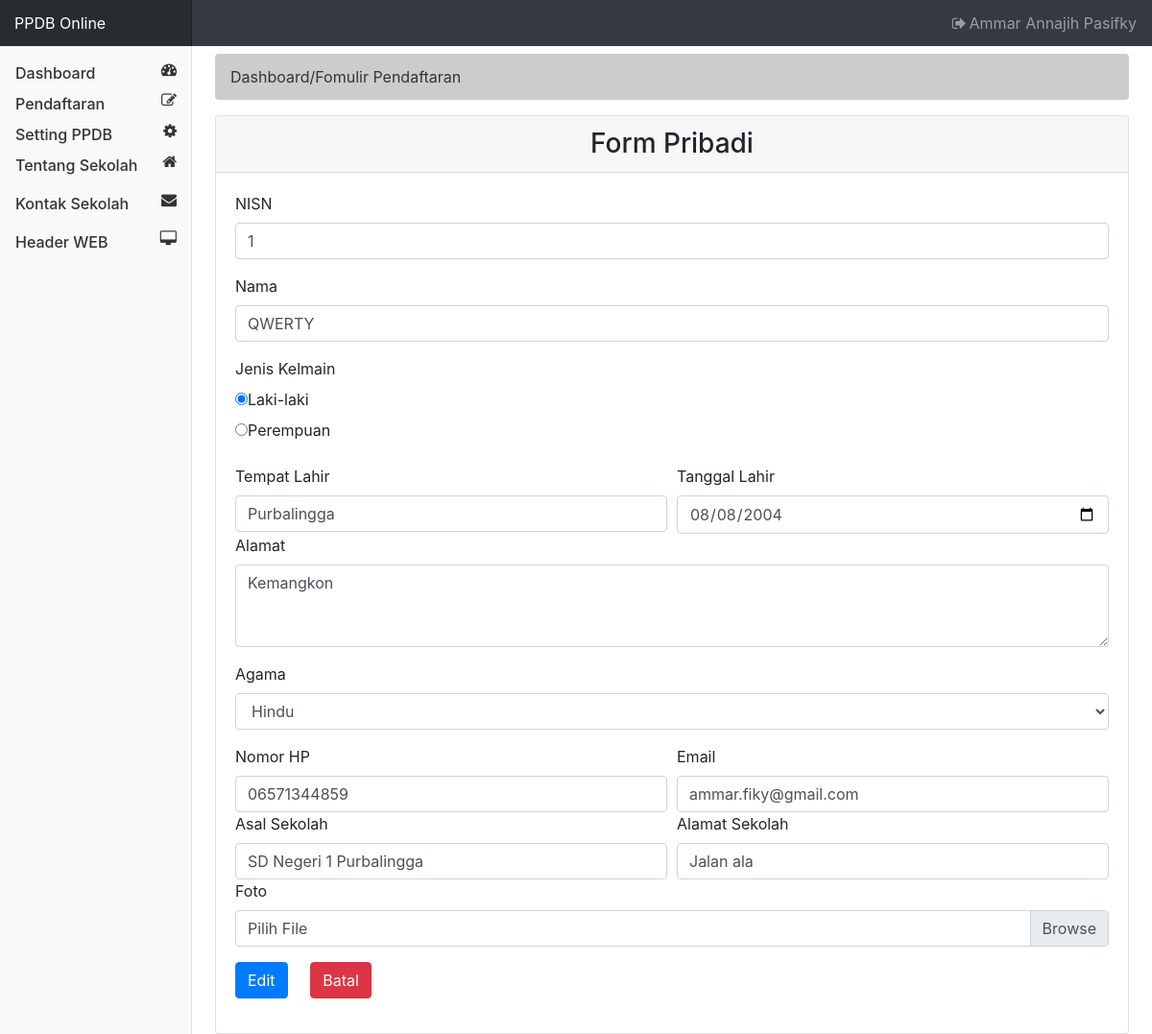
/views/admin/?page=form-pendaftar&action=edit&nisn=1 (signed in), run on the app's committed database.
### tables this page shows
CREATE TABLE `pendaftar` (
  `nisn` int(10) NOT NULL,
  `nama` varchar(40) NOT NULL,
  `jk` enum('L','P') NOT NULL,
  `tmp_lahir` varchar(20) NOT NULL,
  `tgl_lahir` date NOT NULL,
  `alamat` varchar(90) NOT NULL,
  `id_agama` int(2) NOT NULL,
  `hp` varchar(13) NOT NULL,
  `email` varchar(40) NOT NULL,
  `asal_sek` varchar(30) NOT NULL,
  `almt_sek` varchar(90) NOT NULL
);

### inc/Database.php (called while the page is built, shortened)
<?php
class Database {
	protected $conn;
	public function __construct($username = "root", $password = "", $host = "localhost", $dbname = "ppdb") {
		try {
			$this->conn = new PDO("mysql:host={$host};dbname={$dbname};charset=utf8", $username, $password);
			$this->conn->setAttribute(PDO::ATTR_ERRMODE, PDO::ERRMODE_EXCEPTION);
			$this->conn->setAttribute(PDO::ATTR_DEFAULT_FETCH_MODE, PDO::FETCH_ASSOC);
		} catch (PDOException $e) {
			throw new Exception($e->getMessage());
		}
	}
	public function select($query, $params = []) {
		try {
			$stmt = $this->conn->prepare($query);
			$stmt->execute($params);
			return $stmt->fetch();
		} catch (PDOException $e) {
			throw new Exception($e->getMessage());
		}
	}
	public function selectall($query, $params = []) {
		try {
			$stmt = $this->conn->prepare($query);
			$stmt->execute($params);
			return $stmt->fetchAll();
		} catch (PDOException $e) {
			throw new Exception($e->getMessage());
		}
	}
}
?>

### views/admin/pendaftar/form.php (the view, shortened to what this page needs)
<?php
if (isset($_GET['action'])) {
	$aksi = $_GET['action'];
} else {
	$aksi = "";
}
if (isset($_GET['nisn'])) {
	$nisn = $_GET['nisn'];
} else {
	$nisn = "";
}
if ($aksi) {
	if ($aksi == "edit" && !empty($nisn)) {
		$row = $db->select("select * from pendaftar where nisn=?", [$nisn]);
		$btn = "Edit";
		$nisn = $row['nisn'];
		$nama = $row['nama'];
		$jk = $row['jk'];
		$tempat = $row['tmp_lahir'];
		$tgl = $row['tgl_lahir'];
		$alamat = $row['alamat'];
		$idAgama = $row['id_agama'];
		$hp = $row['hp'];
		$email = $row['email'];
		$asal = $row['asal_sek'];
		$almt_sek = $row['almt_sek'];
	} else if ($aksi == "delete" && !empty($nisn)) {
		$result = $db->cud("delete from pendaftar where nisn=?", [$nisn]);
		header('location:./?page=pendaftar');
		$db->Close();
	}
}
?>
  <section id="breadcrumb">
    <ol class="breadcrumb">
      <li class="active">Dashboard/Fomulir Pendaftaran</li>
    </ol>
  </section>
<div class="card">
  <h3 class="card-header text-center">Form Pribadi</h3>
  <div class="card-body">
    <form class="" action="#" method="post" enctype="multipart/form-data">
      <div class="form-group">
        <label for="nisn">NISN</label>
        <input id="nisn" type="text" name="nisn" required="true" class="form-control" placeholder="NISN" value="<?php echo $nisn ?>">
      </div>
      <div class="form-group">
        <label for="nama">Nama</label> </br>
        <input type="text" name="nama" required="true" id="nama" class="form-control" placeholder="Masukan Nama Lengkap" value="<?php echo $nama ?>" >
      </div>
      <div class="form-group">
        <label>Jenis Kelmain </label>
        <div class="radio">
          <label>
            <input type="radio" name="jk" id="l" value="L" <?php echo $jk == "L" ? "checked" : " " ?>>Laki-laki
          </label>
        </div>
        <div class="radio">
          <label>
            <input type="radio" name="jk" id="p" value="P" <?php echo $jk == "P" ? "checked" : " " ?>>Perempuan
          </label>
        </div>
      </div>
      <div class="form-row">
        <div class="col">
          <label for="">Tempat Lahir</label>
          <input type="text" name="tmp_lahir" required="true" class="form-control" placeholder="Tempat Lahir" value="<?php echo $tempat ?>">
        </div>
        <div class="col">
          <label for="">Tanggal Lahir</label>
          <input type="date" name="tgl_lahir" required="true" class="form-control" value="<?php echo $tgl ?>">
        </div>
      </div>
      <div class="form-group">
        <label for="">Alamat</label>
        <textarea name="alamat" rows="3" rerquired="true" class="form-control" ><?php echo $alamat ?></textarea>
      </div>
      <div class="form-group">
        <label for="">Agama</label>
        <select class="form-control" name="agama">
<?php
$a = $db->selectall("SELECT * from agama");
foreach ($a as $row) {
	if ($row[id] == $idAgama) {
		$select = "selected";
	} else {
		$select = "";
	}
	echo "<option value='$row[id]' $select >$row[nama]</option>";
}
?>
      </select>
    </div>
    <div class="form-row">
      <div class="col">
        <label for="">Nomor HP</label>
        <input type="number" name="hp" required class="form-control" value="<?php echo $hp; ?>" >
      </div>
      <div class="col">
        <label for="">Email</label>
        <input type="email" name="email" class="form-control" value="<?php echo $email ?> " required>
      </div>
    </div>
    <div class="form-row">
      <div class="col">
        <label for="">Asal Sekolah</label>
        <input type="text" name="asal" class="form-control" value="<?php echo $asal ?> " >
      </div>
      <div class="col">
        <label for="">Alamat Sekolah</label>
        <input type="text" name="alm_sek" class="form-control" value="<?php echo $almt_sek; ?> ">
      </div>
    </div>
    <div class="form-group">
      <label for="">Foto</label>
      <div class="custom-file">
        <label for="" class="custom-file-label">Pilih File</label>
      </div>
    </div>
    <div class="form-group row">
      <div class="col-md-1">
        <button type="submit" name="kirim" class="btn btn-primary"><?php echo "$btn" ?></button>
      </div>
      <div class="col-md-2">
<?php if ($aksi == "edit"): ?>
<a href="./?page=pendaftar"><button type="button" name="kembali" class="btn btn-danger">Batal</button></a>
<?php endif?>
</div>
    </div>
  </div>
</div>
</div>

### views/admin/index.php (shortened to what this page needs)
<?php
include_once "../../inc/Database.php";
$db = new Database();
$uid = $_SESSION['uid'];
$siki = $db->select('SELECT * FROM admin where id=?', [$uid]);
$nama = $siki['nama'];
?>
<!DOCTYPE html>
<html>
  <head>
    <link rel="stylesheet" href="../../asset/css/bootstrap.min.css">
    <link rel="stylesheet" href="../../asset/css/style.css">
    <link href="../../asset/font-awesome/css/font-awesome.min.css" rel="stylesheet" type="text/css">
  </head>
  <body>
    <header>
      <nav class="navbar navbar-dark fixed-top bg-dark flex-md-nowrap p-0">
        <a class="navbar-brand col-sm-3 col-md-2 mr-0" href="#">PPDB Online</a>
        <ul class="navbar-nav px-3">
          <li class="nav-item text-nowrap">
            <a class="nav-link" href="../../logout.php"><i class="fa fa-sign-out fa-fw"></i><?php echo $nama ?></a>
          </li>
        </ul>
      </nav>
    </header>
    <div class="container-fluid">
        <div class="row">
          <nav class="col-md-2 d-none d-md-block bg-light sidebar">
            <div class="sidebar-sticky">
              <ul class="nav flex-column">
                <li class="nav-item">
                  <a class="nav-link" href="./?page=dashboard">
                    <i class="fa fa-tachometer float-right
                    "></i><span class="float-left">Dashboard </span>
                  </a>
                </li>
                <li class="nav-item">
                  <a class="nav-link" href="./?page=pendaftar">
                    <i class="fa fa-pencil-square-o float-right
                    "></i><span class="float-left">Pendaftaran</span>
                  </a>
                </li>
                <li class="nav-item">
                  <a class="nav-link" href="./?page=setting">
                    <i class="fa fa-cog float-right
                    "></i><span class="float-left">Setting PPDB</span>
                  </a>
                </li>
                 <li class="nav-item">
                  <a class="nav-link" href="./?page=tentang">
                    <i class="fa fa-home float-right
                    "></i><span class="text-left">Tentang Sekolah</span>
                  </a>
                </li>
                 <li class="nav-item">
                  <a class="nav-link" href="./?page=kontak">
                    <i class="fa fa-envelope float-right
                    "></i><span class="text-left">Kontak Sekolah</span>
                  </a>
                </li>
                <li class="nav-item">
                  <a class="nav-link" href="./?page=header">
                    <i class="fa fa-desktop float-right
                    "></i><span class="text-left">Header WEB</span>
                  </a>
                </li>
              </ul>
            </div>
          </nav>
          <main role="main" class="col-md-9 ml-sm-auto col-lg-10 pt-3 px-4" style="margin-top:40px">
<?php
$page = isset($_GET['page']) ? $_GET['page'] : null;
switch ($page) {
case 'form-pendaftar':
	include 'pendaftar/form.php';
	break;
}
?>
  </body>
</html>

### asset/css/style.css (style rules this page uses)
.breadcrumb { background: #cccccc; color: #333333; }
.sidebar { position: fixed; top: 0; bottom: 0; left: 0; z-index: 100; padding: 0; box-shadow: inset -1px 0 0 rgba(0, 0, 0, .1); }
.sidebar-sticky { position: -webkit-sticky; position: sticky; top: 48px; height: calc(100vh - 48px); padding-top: .5rem; overflow-x: hidden; overflow-y: auto; }
.sidebar .nav-link { font-weight: 500; color: #333; }
.navbar-brand { padding-top: .75rem; padding-bottom: .75rem; font-size: 1rem; background-color: rgba(0, 0, 0, .25); box-shadow: inset -1px 0 0 rgba(0, 0, 0, .25); }

### data on the page
pendaftar: nisn "1", nama "QWERTY", jk "☑ Laki-laki", jk "☐ Perempuan", tmp_lahir "Purbalingga", tgl_lahir "08/08/2004", alamat "Kemangkon", hp "06571344859", email "ammar.fiky@gmail.com", asal "SD Negeri 1 Purbalingga", alm_sek "Jalan ala"

### other printed values
$nama "Ammar Annajih Pasifky"
$btn "Edit"
form field agama "Hindu"
